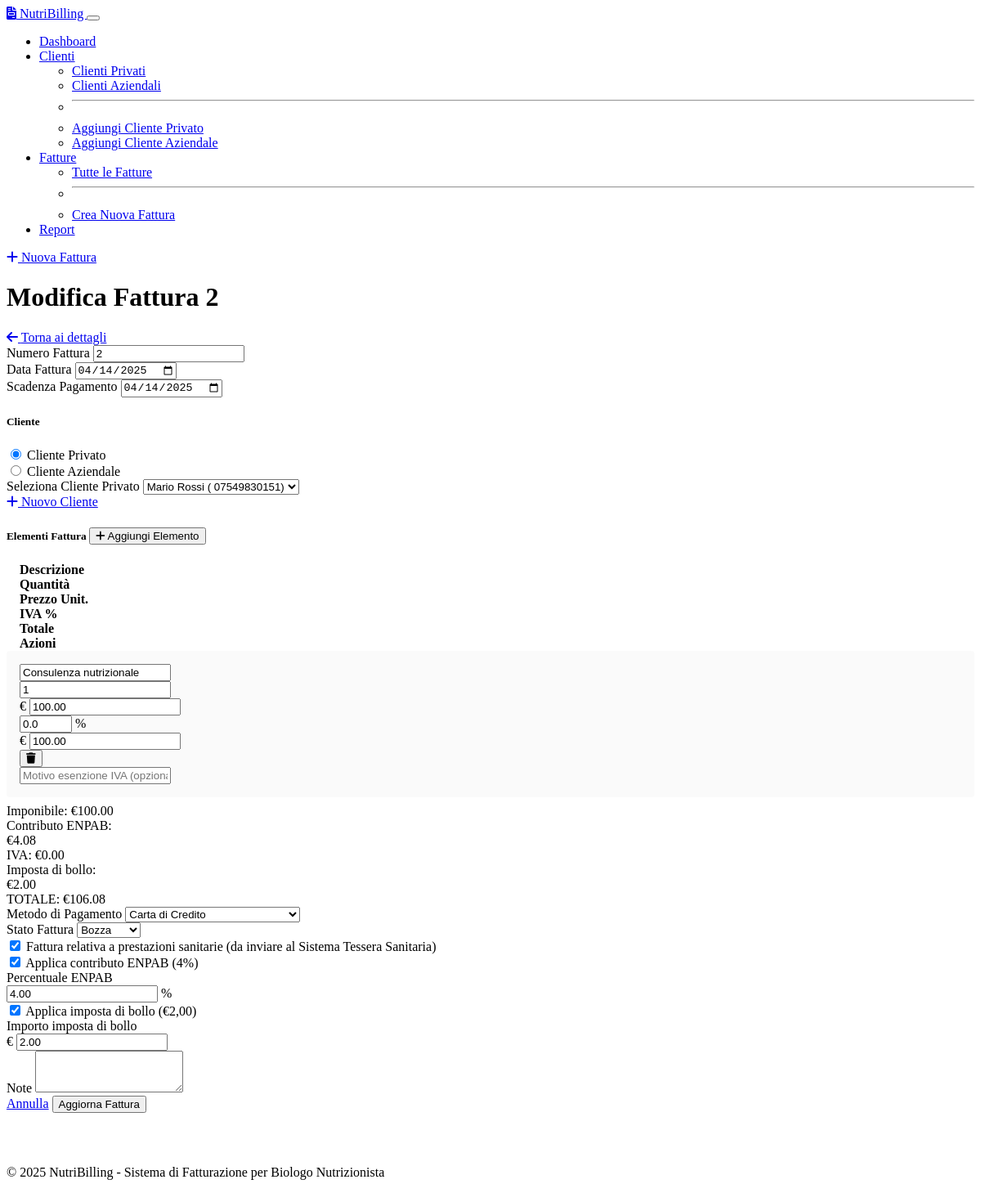
The page /invoices/edit/1 on the database as committed earlier.
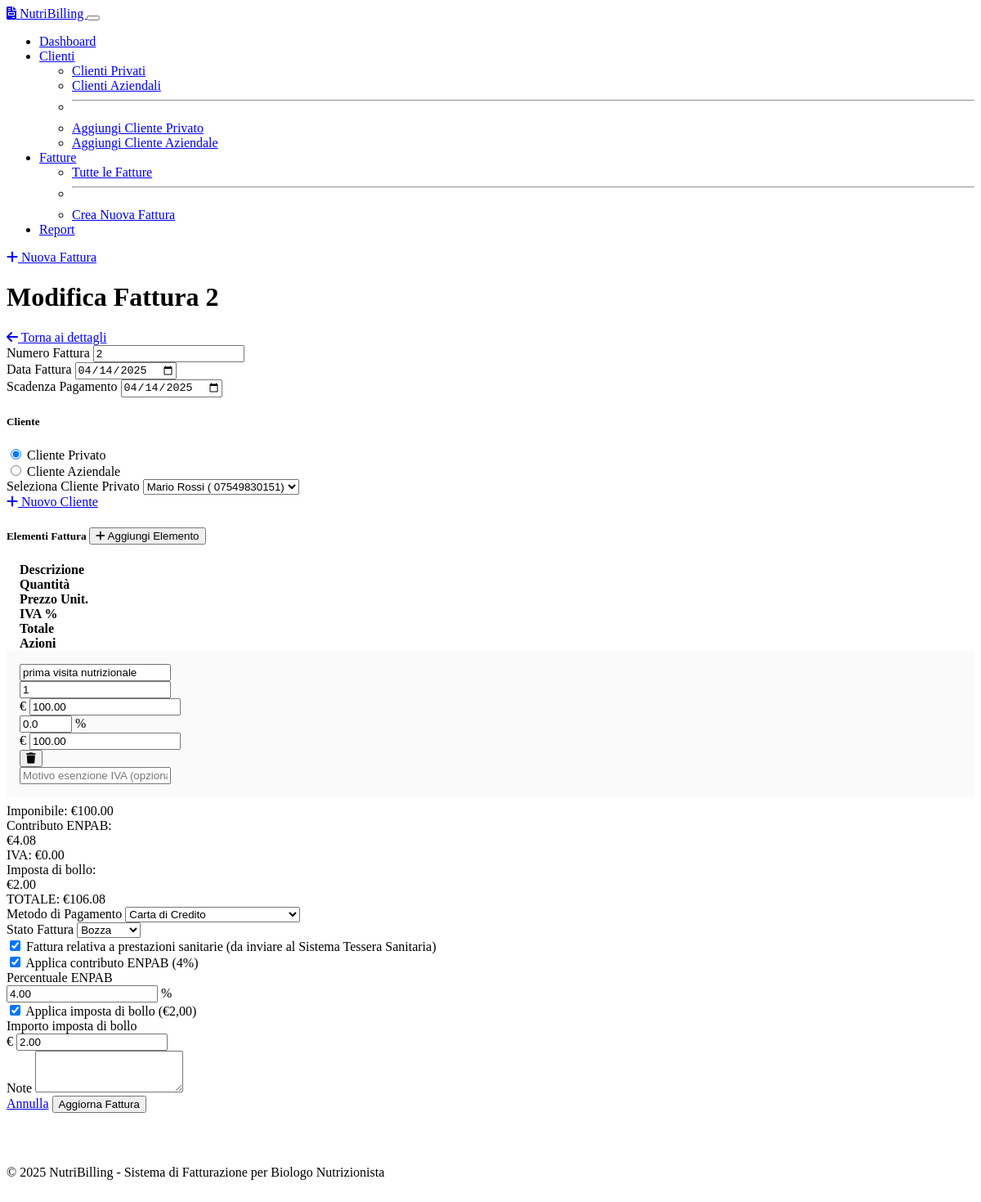
The same page on the database as committed later.
### models.py (models this page shows, shortened)
class InvoiceItem(db.Model):
    __tablename__ = 'invoice_items'
    id = db.Column(db.Integer, primary_key=True)
    invoice_id = db.Column(db.Integer, db.ForeignKey('invoices.id', ondelete='CASCADE'), nullable=False)
    description = db.Column(db.String(255), nullable=False)
    quantity = db.Column(db.Integer, nullable=False, default=1)
    unit_price = db.Column(db.Float, nullable=False)
    vat_rate = db.Column(db.Float, nullable=False, default=22.0)  # Default 22% VAT in Italy
    exemption_reason = db.Column(db.String(255), nullable=True)
    created_at = db.Column(db.DateTime, default=datetime.utcnow)
    updated_at = db.Column(db.DateTime, default=datetime.utcnow, onupdate=datetime.utcnow)
    @property
    def total_price(self):
        return self.quantity * self.unit_price

class Invoice(db.Model):
    __tablename__ = 'invoices'
    id = db.Column(db.Integer, primary_key=True)
    invoice_number = db.Column(db.String(50), nullable=False, unique=True)
    invoice_date = db.Column(db.Date, nullable=False, default=datetime.utcnow().date)
    private_client_id = db.Column(db.Integer, db.ForeignKey('private_clients.id'), nullable=True)
    business_client_id = db.Column(db.Integer, db.ForeignKey('business_clients.id'), nullable=True)
    payment_method = db.Column(db.String(100), nullable=True)
    notes = db.Column(db.Text, nullable=True)
    payment_due_date = db.Column(db.Date, nullable=True)
    status = db.Column(db.String(20), nullable=False, default='draft')  # draft, sent, paid, cancelled
    sent_to_sdi = db.Column(db.Boolean, default=False)  # Sent to Sistema di Interscambio
    sent_to_sts = db.Column(db.Boolean, default=False)  # Sent to Sistema Tessera Sanitaria
    health_service_related = db.Column(db.Boolean, default=False)  # If related to health services
    apply_enpab = db.Column(db.Boolean, default=True)  # Apply ENPAB contribution (4%)
    apply_stamp = db.Column(db.Boolean, default=True)  # Apply revenue stamp (€2.00)
    stamp_amount = db.Column(db.Float, default=2.00)  # Revenue stamp amount, default €2.00
    enpab_rate = db.Column(db.Float, default=4.00)  # ENPAB rate, default 4%
    created_at = db.Column(db.DateTime, default=datetime.utcnow)
    updated_at = db.Column(db.DateTime, default=datetime.utcnow, onupdate=datetime.utcnow)
    items = db.relationship('InvoiceItem', backref='invoice', lazy=True, cascade="all, delete-orphan")
    @property
    def subtotal(self):
        return sum(item.total_price for item in self.items)
    @property
    def enpab_amount(self):
        if not self.apply_enpab:
            return 0
        stamp_amount = self.stamp_amount if self.apply_stamp else 0
        return (self.subtotal + stamp_amount) * (self.enpab_rate / 100)
    @property
    def taxable_amount(self):
        return self.subtotal + self.enpab_amount
    @property
    def total_vat(self):
        items_vat = sum(item.total_price * (item.vat_rate / 100) for item in self.items)
        has_vat_items = any(item.vat_rate > 0 for item in self.items)
        enpab_vat = 0
        if has_vat_items and self.apply_enpab:
            enpab_without_stamp = self.subtotal * (self.enpab_rate / 100)
            enpab_vat = enpab_without_stamp * 0.22
        return items_vat + enpab_vat
    @property
    def stamp_duty(self):
        if not self.apply_stamp:
            return 0
        return self.stamp_amount
    @property
    def total(self):
        return self.taxable_amount + self.total_vat + self.stamp_duty

### routes.py (the view)
@app.route('/invoices/edit/<int:invoice_id>', methods=['GET', 'POST'])
def edit_invoice(invoice_id):
    invoice = Invoice.query.get_or_404(invoice_id)
    private_clients = PrivateClient.query.order_by(PrivateClient.last_name).all()
    business_clients = BusinessClient.query.order_by(BusinessClient.business_name).all()
    if request.method == 'POST':
        app.logger.info(f"Inizio elaborazione POST /invoices/edit/{invoice_id}")
        app.logger.debug("Dati Form ricevuti: %s", request.form)
        try:
            invoice_date_str = request.form.get('invoice_date')
            if not invoice_date_str:
                flash("Data fattura mancante.", 'danger')
                return render_template('invoices/edit.html', invoice=invoice, private_clients=private_clients, business_clients=business_clients, client_type='private' if invoice.private_client_id else 'business')
            invoice.invoice_date = datetime.strptime(invoice_date_str, '%Y-%m-%d').date()
            payment_due_date_str = request.form.get('payment_due_date')
            invoice.payment_due_date = datetime.strptime(payment_due_date_str, '%Y-%m-%d').date() if payment_due_date_str else None
            invoice.payment_method = request.form.get('payment_method')
            invoice.notes = request.form.get('notes')
            invoice.status = request.form.get('status', 'draft')
            invoice.health_service_related = request.form.get('health_service_related') == 'on'
            invoice.apply_enpab = request.form.get('apply_enpab') == 'on'
            invoice.apply_stamp = request.form.get('apply_stamp') == 'on'
            try:
                enpab_rate_str = request.form.get('enpab_rate', '4.0')
                invoice.enpab_rate = float(enpab_rate_str) if enpab_rate_str else 4.0
            except ValueError:
                 invoice.enpab_rate = 4.0
                 flash("Tasso ENPAB non valido, mantenuto valore precedente o default.", "warning")
            try:
                stamp_amount_str = request.form.get('stamp_amount', '2.0')
                invoice.stamp_amount = float(stamp_amount_str) if stamp_amount_str else 2.0
            except ValueError:
                invoice.stamp_amount = 2.0
                flash("Importo bollo non valido, mantenuto valore precedente o default.", "warning")
        except Exception as e:
             app.logger.error(f"Errore nel parsing dei dati base modifica fattura {invoice_id}: {e}", exc_info=True)
             flash(f"Errore nei dati della fattura: {str(e)}", 'danger')
             return render_template('invoices/edit.html', invoice=invoice, private_clients=private_clients, business_clients=business_clients, client_type='private' if invoice.private_client_id else 'business')
        client_type = request.form.get('client_type')
        original_private_client_id = invoice.private_client_id
        original_business_client_id = invoice.business_client_id
        app.logger.debug(f"Modifica Fattura {invoice_id}: Tipo Cliente Selezionato: {client_type}")
        if client_type == 'private':
            private_client_id_str = request.form.get('private_client_id')
            app.logger.debug(f"ID Cliente Privato (str): {private_client_id_str}")
            if private_client_id_str:
                try:
                    invoice.private_client_id = int(private_client_id_str)
                    invoice.business_client_id = None # Assicura che l'altro sia None
                except ValueError:
                    flash("ID cliente privato non valido.", 'danger')
                    return render_template('invoices/edit.html', invoice=invoice, private_clients=private_clients, business_clients=business_clients, client_type='private') # Mostra errore
            else:
                flash("Devi selezionare un cliente privato.", 'danger')
                return render_template('invoices/edit.html', invoice=invoice, private_clients=private_clients, business_clients=business_clients, client_type='private') # Mostra errore
        elif client_type == 'business':
            business_client_id_str = request.form.get('business_client_id')
            app.logger.debug(f"ID Cliente Aziendale (str): {business_client_id_str}")
            if business_client_id_str:
                try:
                    invoice.business_client_id = int(business_client_id_str)
                    invoice.private_client_id = None # Assicura che l'altro sia None
                except ValueError:
                    flash("ID cliente aziendale non valido.", 'danger')
                    return render_template('invoices/edit.html', invoice=invoice, private_clients=private_clients, business_clients=business_clients, client_type='business') # Mostra errore
            else:
                flash("Devi selezionare un cliente aziendale.", 'danger')
                return render_template('invoices/edit.html', invoice=invoice, private_clients=private_clients, business_clients=business_clients, client_type='business') # Mostra errore
        else:
             flash("Tipo di cliente non specificato correttamente.", 'danger')
             return render_template('invoices/edit.html', invoice=invoice, private_clients=private_clients, business_clients=business_clients, client_type='private' if original_private_client_id else 'business') # Mostra errore
        descriptions = request.form.getlist('item_description[]')
        quantities_str = request.form.getlist('item_quantity[]')
        unit_prices_str = request.form.getlist('item_unit_price[]')
        vat_rates_str = request.form.getlist('item_vat_rate[]')
        exemption_reasons = request.form.getlist('item_exemption_reason[]')
        new_invoice_items_data = []
        if not descriptions or not any(descriptions):
            flash("La fattura deve contenere almeno una riga con descrizione.", 'danger')
            return render_template('invoices/edit.html', invoice=invoice, private_clients=private_clients, business_clients=business_clients, client_type='private' if invoice.private_client_id else 'business')
        for i in range(len(descriptions)):
            desc = descriptions[i].strip()
            if not desc:
                continue # Ignora righe vuote
            try:
                qty_str = quantities_str[i] if i < len(quantities_str) else '1'
                qty = int(qty_str) if qty_str else 1
                if qty <= 0: qty = 1
                price_str = unit_prices_str[i] if i < len(unit_prices_str) else '0.0'
                price = float(price_str) if price_str else 0.0
                vat_str = vat_rates_str[i] if i < len(vat_rates_str) else '22.0'
                vat = float(vat_str) if vat_str is not None and vat_str != '' else 22.0
                if vat < 0: vat = 0
                exemption = exemption_reasons[i].strip() if i < len(exemption_reasons) and exemption_reasons[i] else None
                new_invoice_items_data.append({
                    'description': desc,
                    'quantity': qty,
                    'unit_price': price,
                    'vat_rate': vat,
                    'exemption_reason': exemption
                })
            except (ValueError, IndexError) as item_err:
                 flash(f"Errore nei dati della riga {i+1}: controllare quantità, prezzo e IVA.", 'danger')
                 return render_template('invoices/edit.html', invoice=invoice, private_clients=private_clients, business_clients=business_clients, client_type='private' if invoice.private_client_id else 'business')
        if not new_invoice_items_data:
             flash("La fattura deve contenere almeno una riga valida.", 'danger')
             return render_template('invoices/edit.html', invoice=invoice, private_clients=private_clients, business_clients=business_clients, client_type='private' if invoice.private_client_id else 'business')
        try:
            InvoiceItem.query.filter_by(invoice_id=invoice.id).delete()
            for item_data in new_invoice_items_data:
                item = InvoiceItem(
                    invoice_id=invoice.id,
                    **item_data
                )
                db.session.add(item)
            db.session.commit()
            app.logger.info(f"Fattura {invoice.invoice_number} (ID: {invoice.id}) aggiornata con successo.")
            flash('Fattura aggiornata con successo!', 'success')
            return redirect(url_for('view_invoice', invoice_id=invoice.id))
        except Exception as db_err:
            db.session.rollback()
            app.logger.error(f"Errore durante l'aggiornamento DB fattura {invoice_id}: {db_err}", exc_info=True)
            flash(f'Errore interno durante l\'aggiornamento: {str(db_err)}', 'danger')
            invoice = Invoice.query.get_or_404(invoice_id)
            client_type_original = 'private' if invoice.private_client_id else 'business'
            return render_template('invoices/edit.html', invoice=invoice, private_clients=private_clients, business_clients=business_clients, client_type=client_type_original)
    else:
        client_type = 'private' if invoice.private_client_id else 'business'
        return render_template('invoices/edit.html',
                              invoice=invoice,
                              private_clients=private_clients,
                              business_clients=business_clients,
                              client_type=client_type)

### templates/invoices/edit.html (shortened to what the changed rows need)
{% extends "base.html" %}
{% block page_title %}Modifica Fattura {{ invoice.invoice_number }}{% endblock %}
{% block content %}
<div class="card">
    <div class="card-body">
        <form method="post" class="needs-validation" novalidate>
            <div class="mb-4">
                <div id="invoice-items-container">
                    {% for item in invoice.items %}
                    <div class="row invoice-item mb-3" data-item-index="{{ loop.index0 }}">
                        <div class="col-md-5">
                            <input type="text" class="form-control" name="item_description[]" placeholder="Descrizione" value="{{ item.description }}" required>
                        </div>
                        <div class="col-md-1">
                            <input type="number" class="form-control item-quantity" name="item_quantity[]" value="{{ item.quantity }}" min="1" required>
                        </div>
                        <div class="col-md-2">
                            <div class="input-group">
                                <span class="input-group-text">€</span>
                                <input type="number" class="form-control item-price" name="item_unit_price[]" step="0.01" min="0" value="{{ "%.2f"|format(item.unit_price) }}" required>
                            </div>
                        </div>
                        <div class="col-md-1">
                            <div class="input-group">
                                <input type="number" class="form-control item-vat" name="item_vat_rate[]" value="{{ item.vat_rate }}" min="0" max="100" required>
                                <span class="input-group-text">%</span>
                            </div>
                        </div>
                        <div class="col-md-2">
                            <div class="input-group">
                                <span class="input-group-text">€</span>
                                <input type="text" class="form-control item-total" value="{{ "%.2f"|format(item.total_price) }}" readonly>
                            </div>
                        </div>
                        <div class="col-md-1">
                            <button type="button" class="btn btn-danger remove-item" onclick="removeInvoiceItem(this)">
                                <i class="fas fa-trash"></i>
                            </button>
                        </div>
                        <div class="col-md-12 mt-1">
                            <input type="text" class="form-control" name="item_exemption_reason[]" placeholder="Motivo esenzione IVA (opzionale)" value="{{ item.exemption_reason or '' }}">
                        </div>
                    </div>
                    {% endfor %}
                </div>
                <div class="row justify-content-end mt-4">
                    <div class="col-md-4">
                        <div class="card">
                            <div class="card-body p-3">
                                <div class="d-flex justify-content-between mb-2">
                                    <span>€<span id="invoice-subtotal">{{ "%.2f"|format(invoice.subtotal) }}</span></span>
                                </div>
                                <div class="d-flex justify-content-between mb-2">
                                    <span>€<span id="invoice-vat">{{ "%.2f"|format(invoice.total_vat) }}</span></span>
                                </div>
                                <div class="d-flex justify-content-between fw-bold">
                                    <span>€<span id="invoice-total">{{ "%.2f"|format(invoice.total) }}</span></span>
                                </div>
                            </div>
                        </div>
                    </div>
                </div>
            </div>
        </form>
    </div>
</div>
{% endblock %}

Rows that differ between the two databases and show on the page:
changed InvoiceItem: description "Consulenza nutrizionale" → "prima visita nutrizionale"
